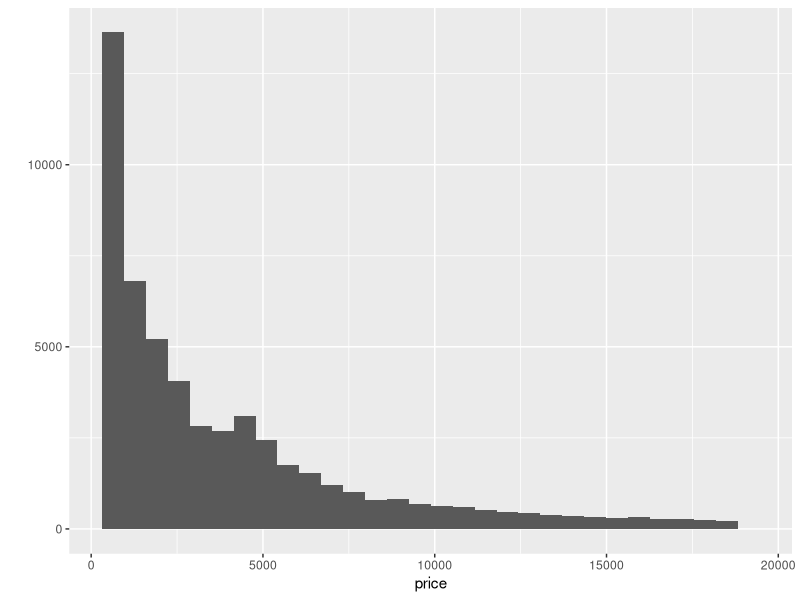
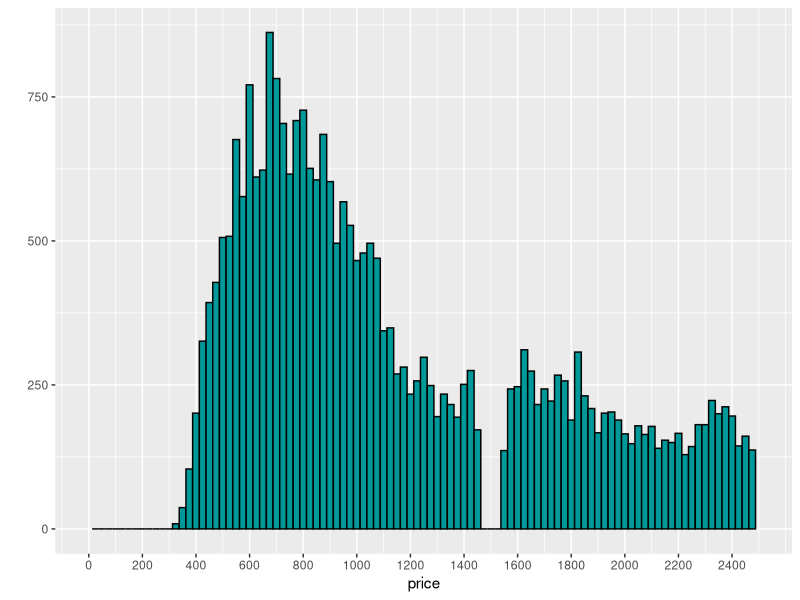
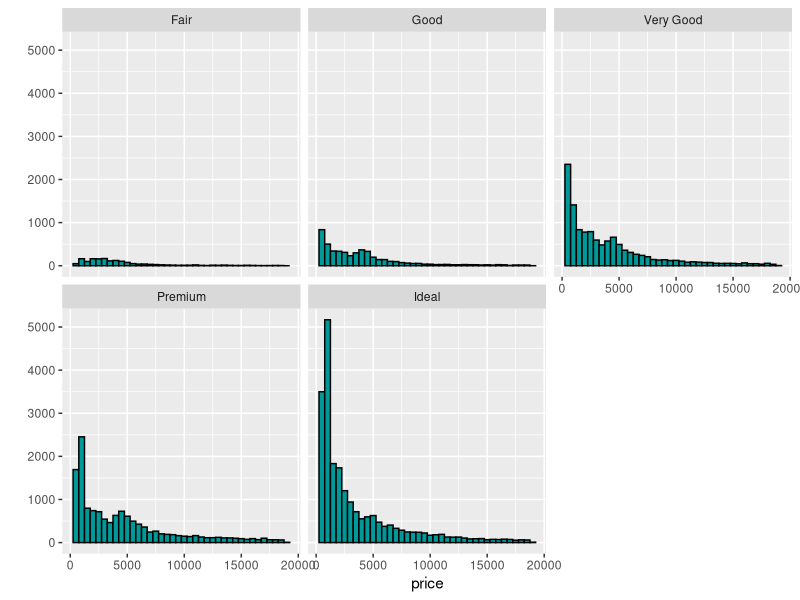
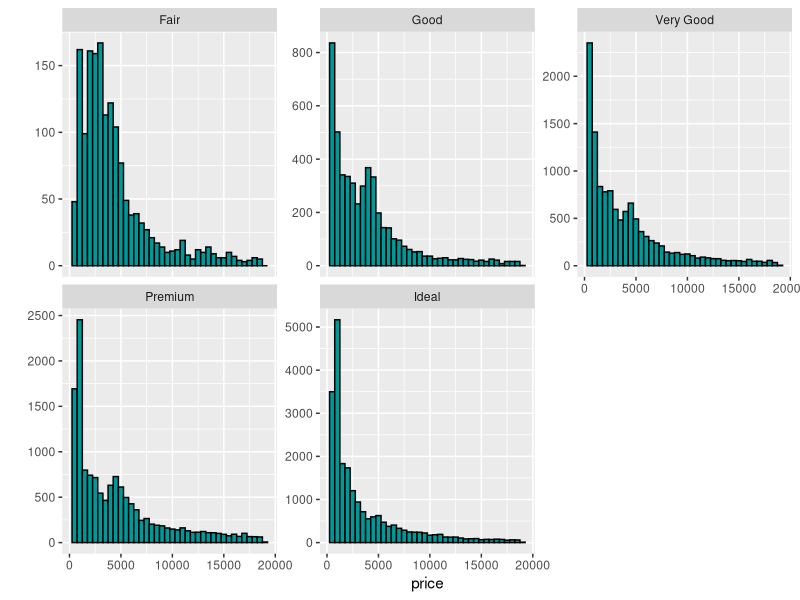
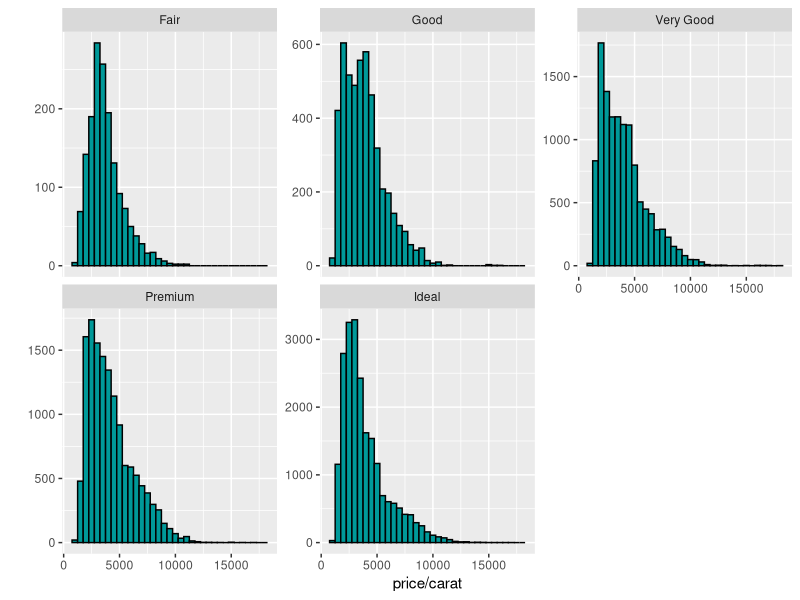
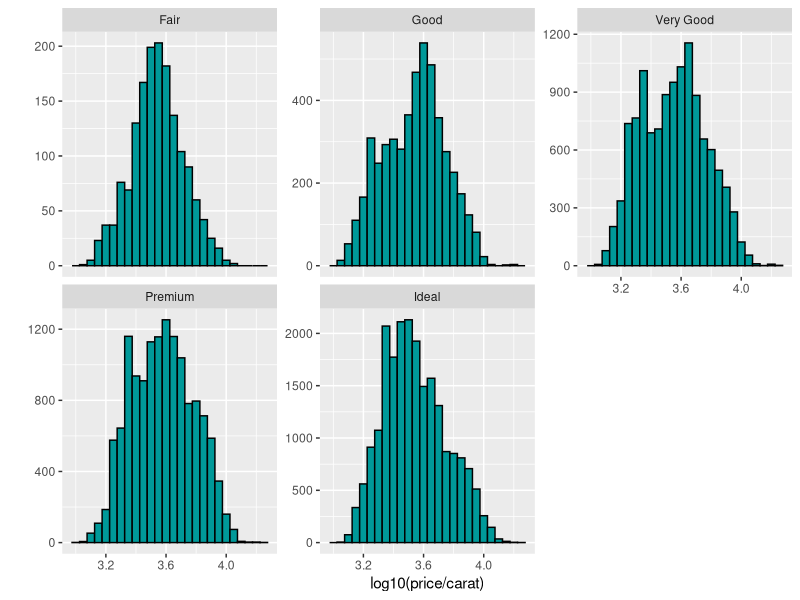
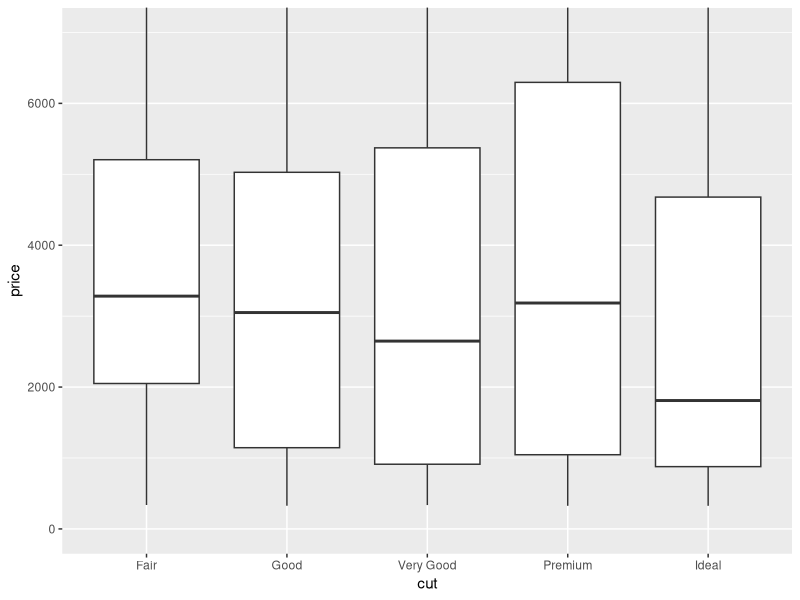
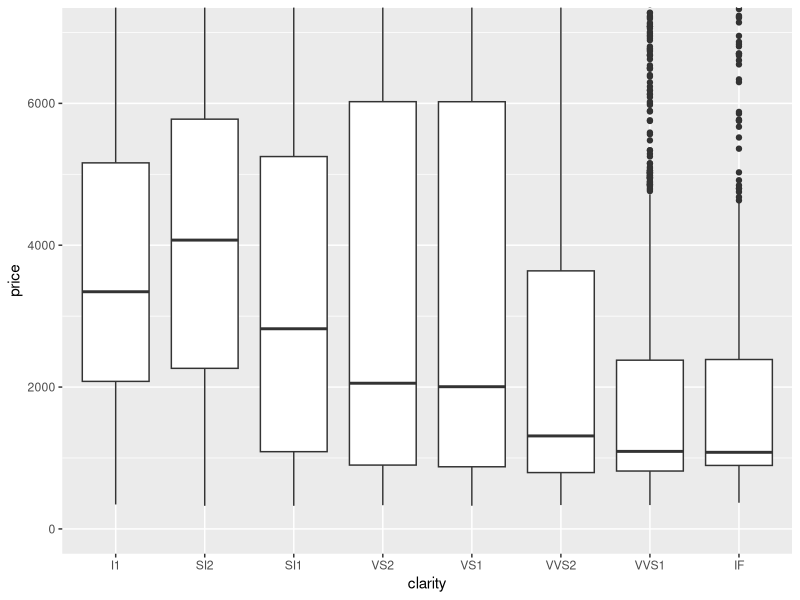

The R source for these figures, in order:
## ---- chunk 1
library(ggplot2)
data(diamonds)
summary(diamonds)
## ---- chunk 2
qplot(x = price, data = diamonds)
## ---- chunk 3
summary(diamonds$price)
## ---- chunk 4
dim(subset(diamonds, price < 500))
## ---- chunk 5
dim(subset(diamonds, price < 250))
## ---- chunk 6
dim(subset(diamonds, price >= 15000))
## ---- chunk 7
qplot(x = price, data = diamonds, color = I('black'), fill = I('#009999'), binwidth = 25) +
  scale_x_continuous(limits= c(0,2500), breaks = seq(0,2400,200))
## ---- chunk 8
qplot(x = price, data = diamonds, color = I('black'), fill = I('#009999'), binwidth = 500) +
  facet_wrap(~cut)
## ---- chunk 9
by(diamonds$price,diamonds$cut,summary, digits = max(getOption('digits')))
## ---- chunk 10
qplot(x = price, data = diamonds, color = I('black'), fill = I('#009999'), binwidth = 500) +
  facet_wrap(~cut, scales = "free_y")
## ---- chunk 11
qplot(x = price/carat, data = diamonds, color = I('black'), fill = I('#009999'), binwidth = 500) +
  facet_wrap(~cut, scales = "free_y")
## ---- chunk 12
qplot(x = log10(price/carat), data = diamonds, color = I('black'), fill = I('#009999'), binwidth = 0.05) + 
  facet_wrap(~cut, scales = "free_y")
## ---- chunk 13
qplot(x = cut, y = price, data = diamonds, geom = "boxplot") +
  coord_cartesian(ylim = c(0, 7000))
## ---- chunk 14
qplot(x = clarity, y = price, data = diamonds, geom = "boxplot") +
  coord_cartesian(ylim = c(0, 7000))
## ---- chunk 15
qplot(x = color, y = price, data = diamonds, geom = "boxplot") +
  coord_cartesian(ylim = c(0, 8000))
## ---- chunk 16
by(diamonds$price, diamonds$color, summary)
## ---- chunk 17
qplot(x = color, y = price/carat, data = diamonds, geom = "boxplot")
## ---- chunk 18
qplot(x = carat,
      data = diamonds,
      binwidth = 0.01,
      geom = 'freqpoly') +
  scale_x_continuous(lim = c(0,3), breaks = seq(0,3,0.3))
